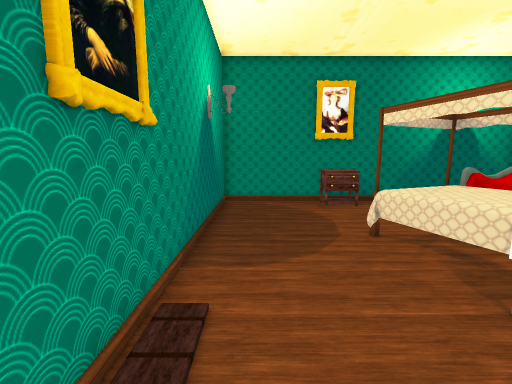
[1] (above)

12 first-person views from a walk through a scene from a Unity 3-D project. The camera is 1.3 m above the floor, tilts 8° down and sees 90° across. The floor is counted in squares, 0.5 m on a side. Each view is taken from the middle of a square. On the plan, view 1 faces up. The plan holds only what a view shows up to about 18 squares ahead; the rest is blank.

[2]
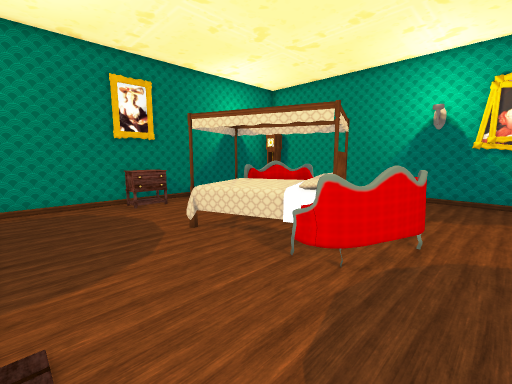

[3]
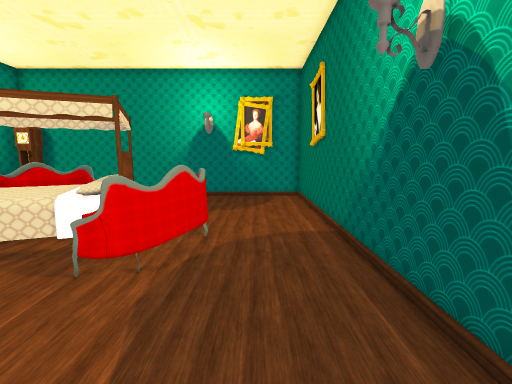

[4]
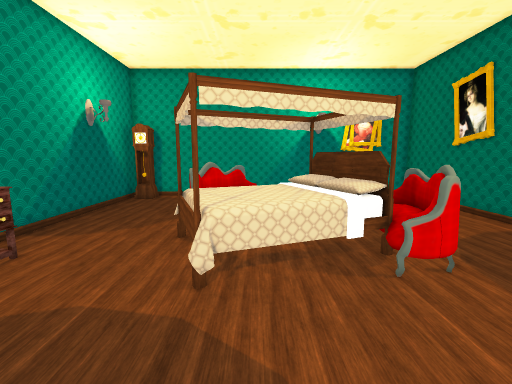

[5]
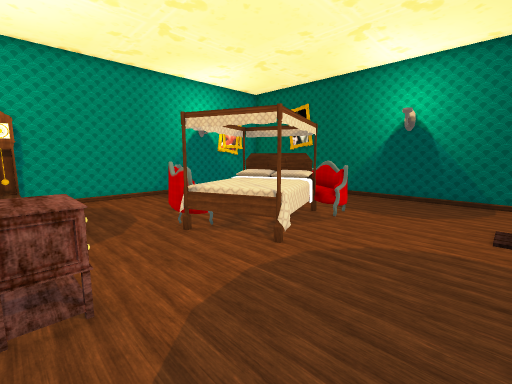

[6]
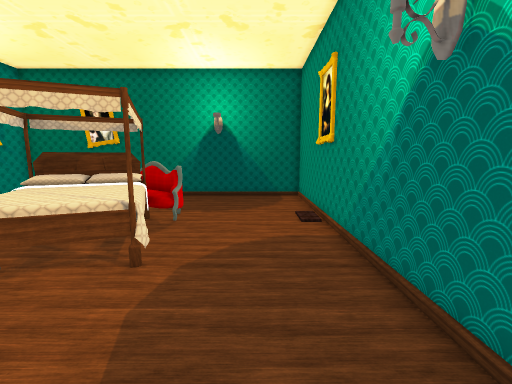

[7]
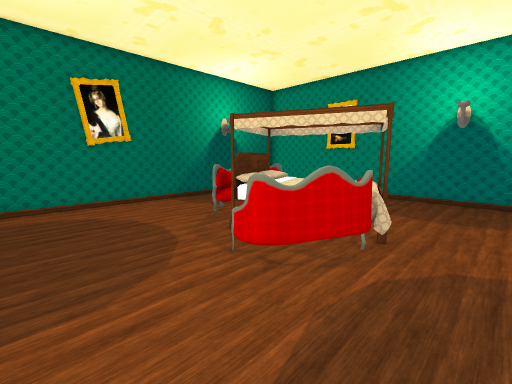

[8]
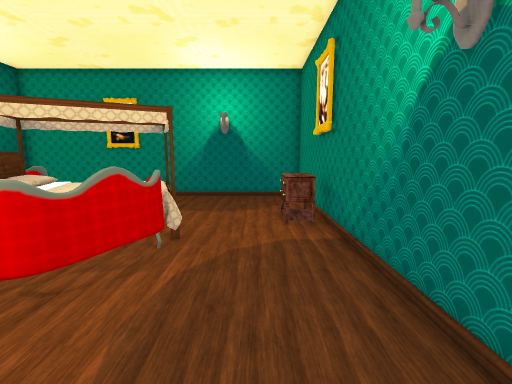

[9]
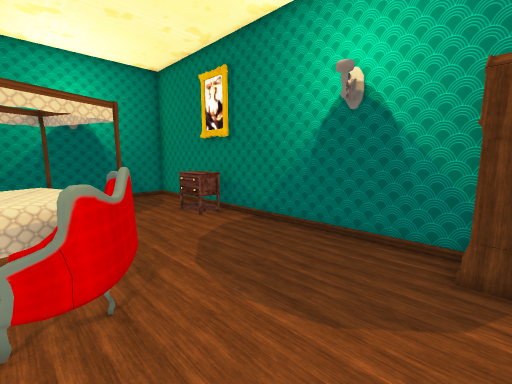

[10]
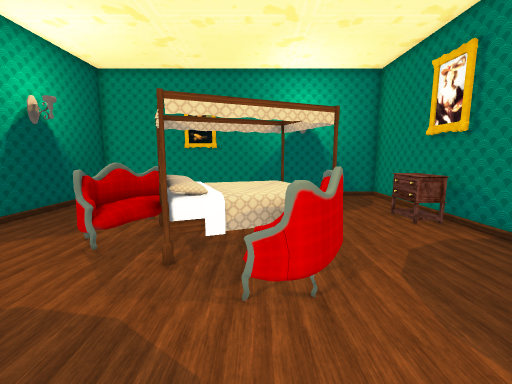

[11]
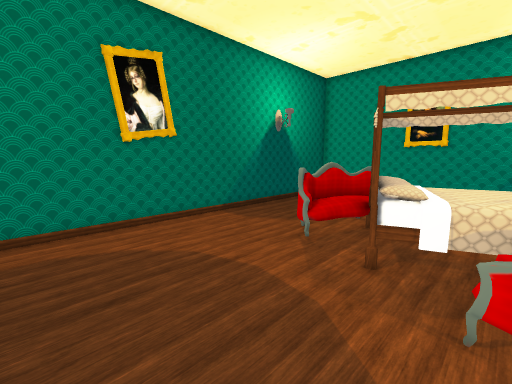

[12]
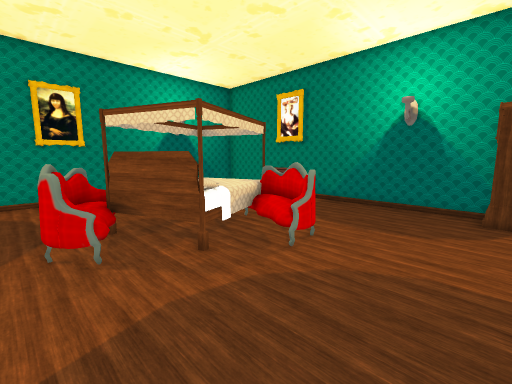

### Floor plan
Points are (right, up) in squares from view 1. A wall is a line through its corners. A room is listed if a view was taken in it or the views show most of it. See-through windows are left out.
Room 1 (views 1, 2, 3, 4, 5, 6, 7, 8, 9, 10, 11, 12)
walls: (15.9, 14.9) (-1.9, 14.9) (-1.9, -2.9) (15.9, -2.9) (15.9, 13.9)
objects: other object (4, 4) to (9, 9); other object (4, 13) to (5, 14); other object (5, 3) to (6, 4); other object (7, 8) to (8, 9); other object (14, 13) to (15, 14)

Positions as (right, up) in squares from view 1, and headings:
1: (0, 0), facing up
2: (-1, 0), facing up-right
3: (-1, 0), facing right
4: (-1, 7), facing right
5: (-1, 14), facing down-right
6: (1, 14), facing down
7: (15, 12), facing down-left
8: (15, 12), facing left
9: (15, 7), facing up-left
10: (15, 7), facing left
11: (15, 7), facing down-left
12: (15, 1), facing up-left
